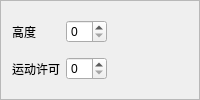
                      <widget class="QFrame" name="frame_5">
                       <property name="frameShape">
                        <enum>QFrame::Shape::StyledPanel</enum>
                       </property>
                       <property name="frameShadow">
                        <enum>QFrame::Shadow::Raised</enum>
                       </property>
                       <layout class="QGridLayout" name="gridLayout_8">
                        <item row="0" column="1">
                         <widget class="QSpinBox" name="spinBox_SelectedElevation"/>
                        </item>
                        <item row="1" column="0">
                         <widget class="QLabel" name="label_17">
                          <property name="text">
                           <string>运动许可</string>
                          </property>
                         </widget>
                        </item>
                        <item row="1" column="1">
                         <widget class="QSpinBox" name="spinBox_SelectedCollision"/>
                        </item>
                        <item row="0" column="0">
                         <widget class="QLabel" name="label_16">
                          <property name="text">
                           <string>高度</string>
                          </property>
                         </widget>
                        </item>
                        <item row="0" column="2">
                         <spacer name="horizontalSpacer_4">
                          <property name="orientation">
                           <enum>Qt::Orientation::Horizontal</enum>
                          </property>
                          <property name="sizeHint" stdset="0">
                           <size>
                            <width>40</width>
                            <height>20</height>
                           </size>
                          </property>
                         </spacer>
                        </item>
                       </layout>
                      </widget>
